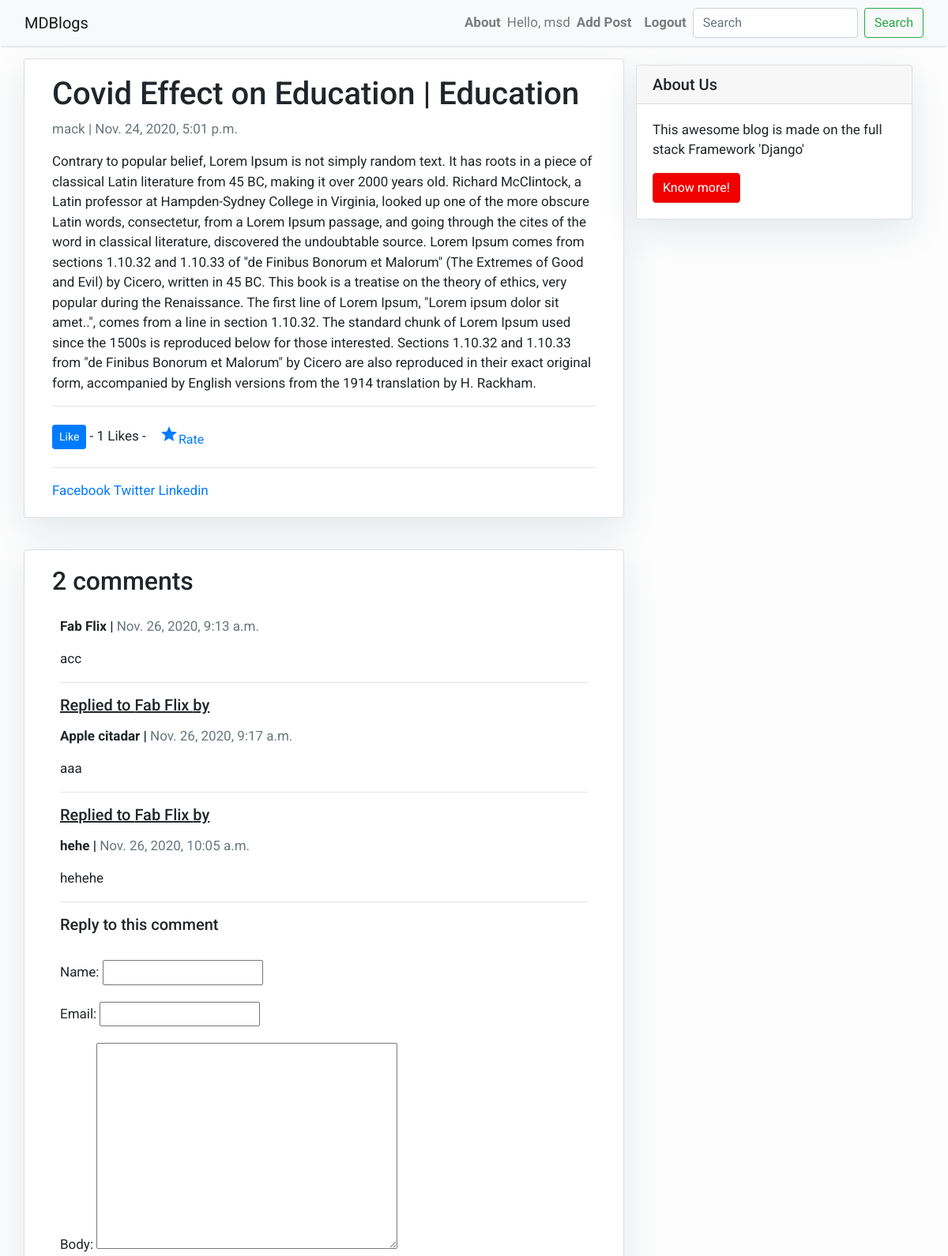
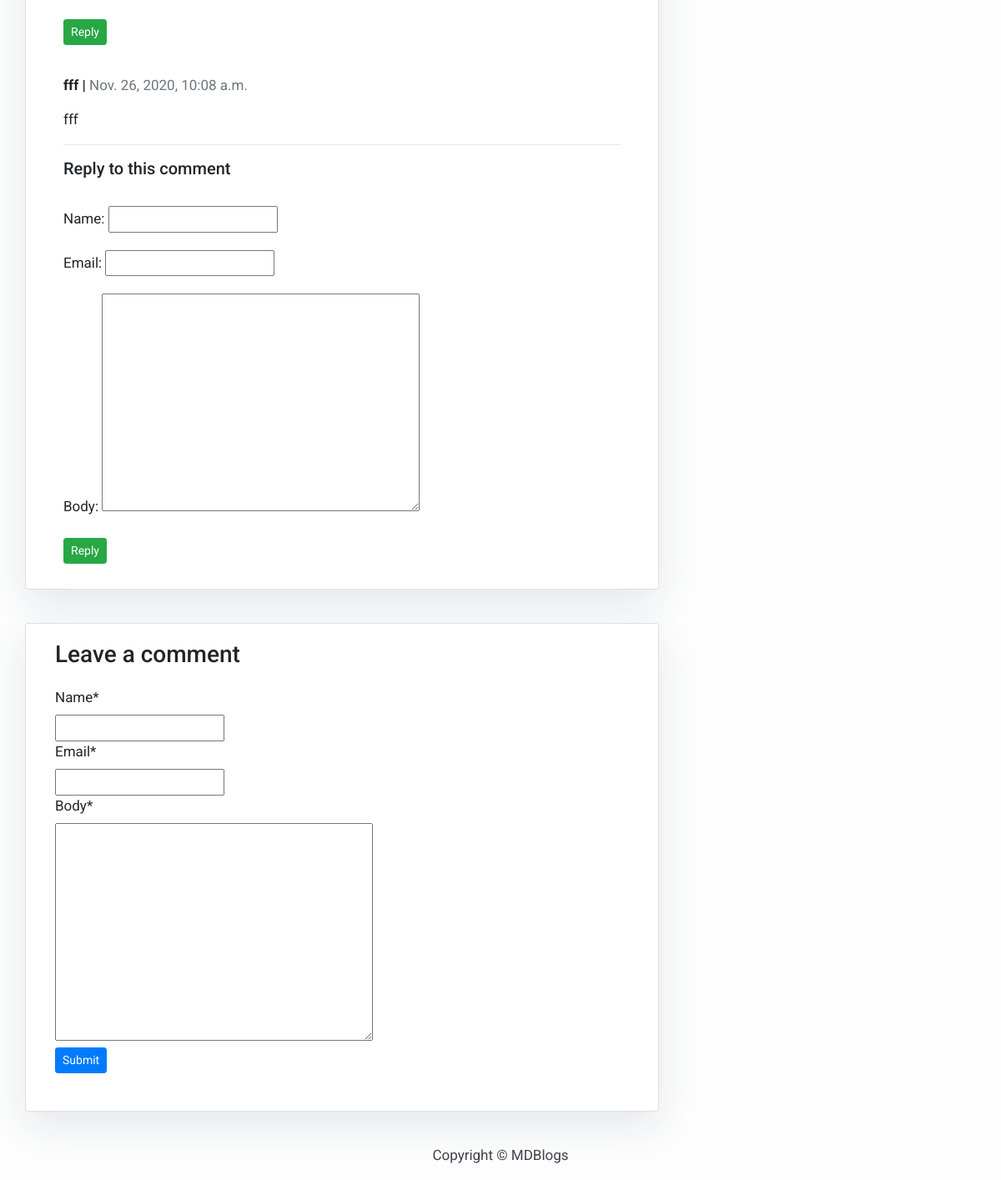
/covid-effect-education/ (signed in), run on the app's committed database (2 pictures, top to bottom).
### Blog/models.py (models this page shows, shortened)
class Post(models.Model):
    category=models.CharField(max_length=100)
    title = models.CharField(max_length=200, unique=True)
    slug = models.SlugField(max_length=200, unique=True)
    author = models.ForeignKey(User, on_delete= models.CASCADE,related_name='blog_posts')
    updated_on = models.DateTimeField(auto_now= True)
    content = models.TextField()
    created_on = models.DateTimeField(auto_now_add=True)
    status = models.IntegerField(choices=STATUS, default=0)
    likes=models.ManyToManyField(User,related_name='blog_post')
    class Meta:
        ordering = ['-created_on']
    def total_likes(self):
        return self.likes.count()

class Comment(models.Model):
    post = models.ForeignKey(Post,on_delete=models.CASCADE,related_name='comments')
    name = models.CharField(max_length=80)
    email = models.EmailField()
    body = models.TextField()
    created_on = models.DateTimeField(auto_now_add=True)
    updated = models.DateTimeField(auto_now=True)
    active = models.BooleanField(default=False)
    parent = models.ForeignKey('self',on_delete=models.CASCADE, null=True, blank=True, related_name='replies')
    class Meta:
        ordering = ['created_on']

### Blog/views.py (the view)
# urls.py: path('<slug:slug>/', views.post_detail, name='post_detail'),
def post_detail(request, slug):
    template_name = 'post_detail.html'
    post = get_object_or_404(Post, slug=slug)
    share_string=quote_plus(post.content)
    comments = post.comments.filter(active=True, parent__isnull=True)
    new_comment = None
    stuff=get_object_or_404(Post,slug=slug)
    total_likes=stuff.total_likes()
    liked=False
    if stuff.likes.filter(id=request.user.id).exists():
        liked=True
    if request.method == 'POST':
        comment_form = CommentForm(data=request.POST)
        if comment_form.is_valid():
            parent_obj = None
            try:
                parent_id = int(request.POST.get('parent_id'))
            except:
                parent_id = None
            if parent_id:
                parent_obj = Comment.objects.get(id=parent_id)
                if parent_obj:
                    replay_comment = comment_form.save(commit=False)
                    replay_comment.parent = parent_obj
            new_comment = comment_form.save(commit=False)
            new_comment.post = post
            new_comment.save()
    else:
        comment_form = CommentForm()
    return render(request, template_name, {'post': post,
                                           'comments': comments,
                                           'new_comment': new_comment,
                                           'comment_form': comment_form,'share_string':share_string,
                                           'total_likes':total_likes,'liked':liked})

### Blog/forms.py
class CommentForm(forms.ModelForm):
    class Meta:
        model = Comment
        fields = ('name', 'email', 'body')

### Blog/templates/post_detail.html (shortened to what this page needs)
{% extends 'base.html' %} {% block content %}
{% load crispy_forms_tags %}
<div class="container">
  <div class="row">
    <div class="col-md-8 card mb-4  mt-3 left  top">
      <div class="card-body">
        <h1>{% block title %} {{ post.title }} | {{post.category}} {% endblock title %}</h1>
        <p class=" text-muted">{{ post.author }} | {{ post.created_on }}</p>
        <p class="card-text ">{{ post.content | safe }}</p><hr>
        <form action="{% url 'like_post' post.slug %}" method="post">
        {% if user.is_authenticated %}
          {% if liked %}
            <button type="submit" name="post_slug" value="{{ post.slug }}"
                    class="btn btn-danger btn-sm">Unlike</button>
          {% else %}
            <button type="submit" name="post_slug" value="{{ post.slug }}"
                    class="btn btn-primary btn-sm">Like</button>
          {% endif %}
        {% else %}
          <small><a href="{% url 'login' %}">Login to like:)</a> </small>
        {% endif %}
          - {{ total_likes }} Likes -
          {% if user.is_authenticated %}
              <a href="{% url 'rate' post.slug %}" class="waves-effect waves-light btn">
              <i class="material-icons left">star</i>Rate</a>
          {% endif %}
        </form><hr>
        <a href="https://www.facebook.com/sharer/sharer.php?u={{ request.build_absolute_uri }}">Facebook
        </a>
        <a href="https://twitter.com/home?status={{ share_string }}%20{{ request.build_absolute_uri }}">
        Twitter
        </a>
        <a href="https://www.linkedin.com/shareArticle?mini=true&url={{ request.build_absolute_uri }}&title={{ post.title }}&summary={{ share_string }}&source={{ request.build_absolute_uri }}">
        Linkedin
        </a>
      </div>
    </div>
    {% block sidebar %} {% include 'sidebar.html' %} {% endblock sidebar %}
    <div class="col-md-8 card mb-4  mt-3 ">
      <div class="card-body">
        {% with comments.count as total_comments %}
        <h2>{{ total_comments }} comments</h2>
        {% endwith %}
           {% for comment in comments %}
        <div class="comments" style="padding: 10px;">
          <p class="font-weight-bold">
            {{ comment.name }} |
            <span class=" text-muted font-weight-normal">
              {{ comment.created_on }}
            </span>
          </p>
          {{ comment.body | linebreaks }}<hr/>
          {% for reply in comment.replies.all %}
          <h5 style="margin-bottom:15px;"><u>Replied to {{ comment.name }} by</u></h5>
            <p class="font-weight-bold">
              {{ reply.name }} |
              <span class=" text-muted font-weight-normal">
              {{ reply.created_on }}
              </span>
            </p>
            {{ reply.body | linebreaks }}<hr/>
          {% endfor %}
          <form action="." method="post">
            <h5>Reply to this comment</h5><br/>
            {{ comment_form.as_p }}
            <button type="submit" class="btn btn-success btn-sm">Reply</button>
          </form>
        </div>
        {% endfor %}
      </div>
    </div>
    <div class="col-md-8 card mb-4  mt-3 ">
      <div class="card-body">
        {% if new_comment %}
        <div class="alert alert-success" role="alert">
          Your comment is awaiting moderation
        </div>
        {% else %}
        <h3>Leave a comment</h3>
        <form method="post" style="margin-top: 1.3em;">
          {{ comment_form | crispy }}
          <button type="submit" class="btn btn-primary btn-sm">Submit</button>
        </form>
        {% endif %}<br/>
      </div>
    </div>
  </div>
</div>
{% endblock content %}

### Blog/templates/base.html (shortened to what this page needs)
<!DOCTYPE html>
<html>
    <head>
        <link rel="stylesheet" href="https://maxcdn.bootstrapcdn.com/bootstrap/4.0.0/css/bootstrap.min.css"
 />
        <link rel="stylesheet" href="//code.jquery.com/ui/1.12.1/themes/base/jquery-ui.css">
    </head>
    <body>
        <div>
        <nav class="navbar navbar-expand-lg navbar-light bg-light shadow" id="mainNav">
            <div class="container-fluid">
                <a class="navbar-brand" href="{% url 'home' %}">MDBlogs</a>
                <div class="collapse navbar-collapse" id="navbarResponsive">
                    <ul class="navbar-nav ml-auto">
                        <li class="nav-item text-black">
                            <a class="nav-link text-black font-weight-bold" href="#">About</a>
                        </li>
                        {% if user.is_authenticated %}
                        <span class="navbar-text text-black" >
                            Hello, {{user.username}}
                        </span>
                        <li class="nav-item text-black">
                            <a class="nav-link text-black font-weight-bold" href="{% url 'add_post' %}">Add Post</a>
                        </li>
                        <li class="nav-item text-black">
                            <a class="nav-link text-black font-weight-bold" href="{% url 'logout' %}">Logout</a>
                        </li>
                        {% endif %}
                        <form method="get" action="/search" class="form-inline my-2 my-lg-0">
                          <input class="form-control mr-sm-2" type="search" placeholder="Search" aria-label="search"
                                 name="query" id="query">
                          <button class="btn btn-outline-success my-2 my-sm-0" type="submit">Search</button>
                        </form>
                    </ul>
                </div>
            </div>
        </nav>
        </div>
            {% block content %}{% endblock content %}
        <footer class="py-3 bg-grey">
            <p class="m-0 text-dark text-center ">Copyright &copy; MDBlogs</p>
        </footer>
    </body>
</html>

### Blog/templates/base.html (style rules this page uses)
body { font-family: "Roboto", sans-serif; font-size: 17px; background-color: #fdfdfd; }
.shadow { box-shadow: 0 4px 2px -2px rgba(0, 0, 0, 0.1); }

### Blog/templates/sidebar.html (style rules this page uses)
.card { box-shadow: 0 16px 48px #E3E7EB; }

### data on the page
Post: title "Covid Effect on Education", category "Education", author "mack", created_on "Nov. 24, 2020, 5:01 p.m.", content "Contrary to popular belief, Lorem Ipsum is not simply random text. It has roots in a piece of classical Latin literature from 45 BC, making it over 2000 years old. Richard McClintock, a Latin professor at Hampden-Sydney College in Virginia, looked up one of the more obscure Latin words, consectetur, from a Lorem Ipsum passage, and going through the cites of the word in classical literature, discovered the undoubtable source. Lorem Ipsum comes from sections 1.10.32 and 1.10.33 of \"de Finibus Bonorum et Malorum\" (The Extremes of Good and Evil) by Cicero, written in 45 BC. This book is a treatise on the theory of ethics, very popular during the Renaissance. The first line of Lorem Ipsum,…"
Comment: name "Fab Flix", created_on "Nov. 26, 2020, 9:13 a.m.", body "acc"
Comment: name "Apple citadar", created_on "Nov. 26, 2020, 9:17 a.m.", body "aaa"
Comment: name "hehe", created_on "Nov. 26, 2020, 10:05 a.m.", body "hehehe"
Comment: name "fff", created_on "Nov. 26, 2020, 10:08 a.m.", body "fff"

### other printed values
{{ user.username }} "msd"
{{ total_likes }} "1"
{{ total_comments }} "2"
